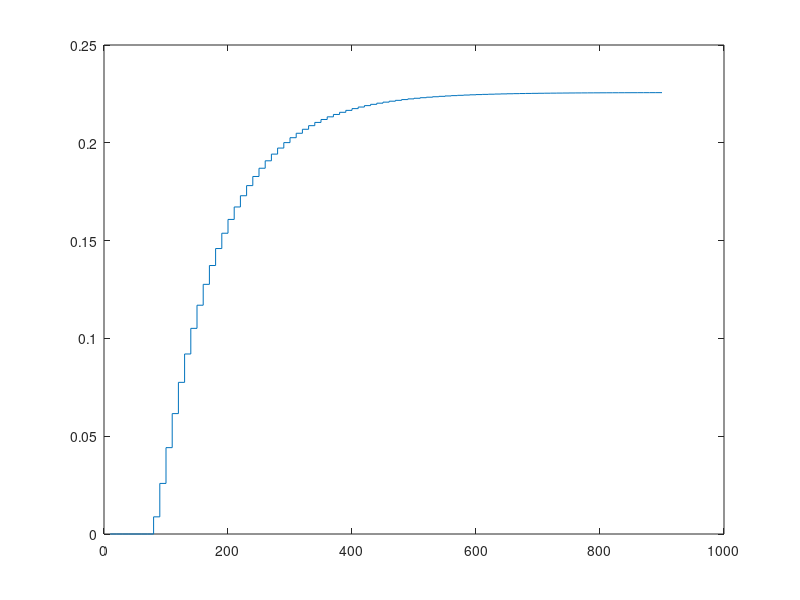

Reproduce this figure in MATLAB. (Note: this script raises an error after producing the figure.)
%%%% Regulacja DMC zaprojektowana na modelu liniowym sterująca obiektem nieliniowym
clear; clc; close all;

%% Parametry obiektu
p.A2 = 430; p.C1 = 0.85; p.a1 = 18; p.a2 = 24; p.tau = 70;
F1_0 = 55; FD_0 = 10;
h1_0 = ((F1_0 + FD_0)/p.a1)^2;
h2_0 = ((F1_0 + FD_0)/p.a2)^2;

% Folder na wykresy
folder = fullfile(fileparts(mfilename('fullpath')), 'zad1_plots');

%% Parametry regulatora DMC
Tp_reg   = 10;
D        = 60;
N        = 30;
Nu       = 5;
lambda   = 0.7;
limit_u  = [0 110];
limit_du = [-10 10];

%% Parametry do badania wpływu nastaw
lambda_lista = [0.1 0.7 2 5];
N_lista      = [10 20 30 60];
Nu_lista     = [1 2 5 10];
D_lista      = [30 45 60 90];

%% Linearyzacja w punkcie pracy
dFh1_dh1 = -p.a1/(4*p.C1*h1_0^(3/2));
dFh1_dF1 =  1/(2*p.C1*h1_0);
dFh2_dh1 =  p.a1/(2*p.A2*sqrt(h1_0));
dFh2_dh2 = -p.a2/(2*p.A2*sqrt(h2_0));

%% Dyskretyzacja
Ts   = 0.5;
Tk   = 3000;
N_sim = round(Tk/Ts);
d    = round(p.tau/Ts);
t    = (0:N_sim)*Ts;

%% Odpowiedź skokowa modelu liniowego (liczona do najdłuższego badanego D)
co = round(Tp_reg/Ts);
D_max = max([D D_lista]);
s  = zeros(D_max,1);
dh1 = 0; dh2 = 0;
for k = 1:D_max*co
    du  = double(k > d);
    dh1_new = dh1 + Ts*( dFh1_dh1*dh1 + dFh1_dF1*du );
    dh2 = dh2 + Ts*( dFh2_dh1*dh1 + dFh2_dh2*dh2 );
    dh1 = dh1_new;
    if mod(k, co) == 0
        s(k/co) = dh2;
    end
end

% Wzmocnienie statyczne modelu liniowego - sprawdzenie, czy D obejmuje stan ustalony
K_stat = (dFh1_dF1/(-dFh1_dh1)) * (dFh2_dh1/(-dFh2_dh2));
fprintf('Odpowiedź skokowa po D = %d krokach: %.2f%% wartości ustalonej\n', D, 100*s(D)/K_stat);

f = figure('Color', 'w', 'Visible', 'off');
stairs((1:D_max)*Tp_reg, s); 
hold on;
yline(K_stat, '--'); 
xline(D*Tp_reg, ':'); 
hold off;
grid on; 
ylabel('s'); 
xlabel('t [s]');
legend('Odpowiedź skokowa - model liniowy', 'wartość ustalona', sprintf('D = %d', D), 'Location', 'best');
exportgraphics(f, fullfile(folder, 'zad1_dmc_odp_skokowa.png'), 'Resolution', 300); close(f);

%% Scenariusz testowy
yzad = h2_0*ones(1,N_sim+1);
yzad(t >= 300)  = 1.5*h2_0;
yzad(t >= 1200) = 0.5*h2_0;
FDc = FD_0*ones(1,N_sim+1);
FDc(t >= 700) = 0.5*FD_0;
FDc(t >= 2000) = 1.5*FD_0;

sc.p = p; sc.yzad = yzad; sc.FD = FDc; sc.Ts = Ts; sc.co = co; sc.d = d;
sc.F1_0 = F1_0; sc.h1_0 = h1_0; sc.h2_0 = h2_0;
sc.limit_u = limit_u; sc.limit_du = limit_du;

%% Regulacja DMC obiektu nieliniowego
[ke, ku] = dmc_macierze_ke_ku(s(1:D), N, Nu, D, lambda);
[h2c, u, E] = sym_dmc(ke, ku, D, sc);
fprintf('Wskaźnik jakości regulacji DMC: %.2f\n', E);

%% Wykresy
ip = 1:co:N_sim+1;

f = figure('Color', 'w', 'Visible', 'off');
subplot(2,1,1);
stairs(t(ip), h2c(ip)); hold on;
stairs(t(ip), yzad(ip), '--'); hold off;
grid on; ylabel('h_2 [cm]');
legend('wyjście h_2','wartość zadana','Location','best');

subplot(2,1,2);
stairs(t(ip), u(ip)); 
hold on;
stairs(t(ip), FDc(ip), '--'); 
hold off;
grid on; 
ylabel('F [cm^3/s]'); 
xlabel('t [s]');
legend('sterowanie F_{1in}','zakłócenie F_D','Location','best');
exportgraphics(f, fullfile(folder, 'zad1_dmc_regulacja.png'), 'Resolution', 300); close(f);

%% Wpływ nastaw na jakość regulacji - zmiana jednego parametru
nastawy = [lambda N Nu D];
badania = {'\lambda', 'lambda', lambda_lista;
           'N',       'N',      N_lista;
           'N_u',     'Nu',     Nu_lista;
           'D',       'D',      D_lista};

for ib = 1:size(badania, 1)
    wart = badania{ib,3};
    E_b  = zeros(size(wart));
    f = figure('Color', 'w', 'Visible', 'off');
    for iw = 1:numel(wart)
        n = nastawy; n(ib) = wart(iw);       % n = [lambda N Nu D]
        [ke_b, ku_b] = dmc_macierze_ke_ku(s(1:n(4)), n(2), n(3), n(4), n(1));
        [h2b, ub, E_b(iw)] = sym_dmc(ke_b, ku_b, n(4), sc);
        subplot(2,1,1); 
        stairs(t(ip), h2b(ip)); 
        hold on;
        
        subplot(2,1,2); 
        stairs(t(ip), ub(ip));  
        hold on;
    end
    etyk = arrayfun(@(w, e) sprintf('%s = %g (E = %.1f)', badania{ib,1}, w, e), wart, E_b, 'UniformOutput', false);
    subplot(2,1,1); 
    stairs(t(ip), yzad(ip), 'k--'); 
    hold off;
    grid on; 
    ylabel('h_2 [cm]');
    legend([etyk, {'wartość zadana'}], 'Location', 'best');

    subplot(2,1,2); 
    hold off;
    grid on; 
    ylabel('F_{1in} [cm^3/s]'); 
    xlabel('t [s]');
    exportgraphics(f, fullfile(folder, sprintf('zad1_dmc_strojenie_%s.png', badania{ib,2})), 'Resolution', 300); close(f);

    fprintf('\nWpływ %s na wskaźnik jakości E:\n', badania{ib,2});
    fprintf('%10g  E = %.2f\n', [wart; E_b]);
end 

%% Macierze regulatora DMC w wersji analitycznej
function [ke, ku] = dmc_macierze_ke_ku(s, N, Nu, D, lambda)
    M = zeros(N, Nu);
    for i = 1:N
        for j = 1:min(i, Nu)
            M(i,j) = s(min(i-j+1, D));
        end
    end
    Mp = zeros(N, D-1);
    for i = 1:N
        for j = 1:D-1
            Mp(i,j) = s(min(i+j, D)) - s(j);
        end
    end
    K  = (M'*M + lambda*eye(Nu)) \ M';
    ke = sum(K(1,:));
    ku = K(1,:) * Mp;
end

% Wyznaczenie wartości sterującej w jednym kroku oraz zaktualizowanie
% wektora przechowującego zmiany wartości sterujących
function [u, dUp] = dmc_krok(yzad, y, u_prev, dUp, ke, ku, limit_u, limit_du)
    du = ke*(yzad - y) - ku*dUp;
    du = min(max(du, limit_du(1)), limit_du(2));
    u = min(max(u_prev + du, limit_u(1)), limit_u(2));
    dUp = [u - u_prev; dUp(1:end-1)];
end

% Symulacja układu regulacji DMC z obiektem nieliniowym, E - suma kwadratów
% błędów w chwilach próbkowania regulatora
function [h2, u, E] = sym_dmc(ke, ku, D, sc)
    p = sc.p;
    n = numel(sc.yzad) - 1;
    h1 = sc.h1_0*ones(1,n+1);  h2 = sc.h2_0*ones(1,n+1);
    u = sc.F1_0*ones(1,n+1);
    u_akt = sc.F1_0;
    dUp = zeros(D-1,1);

    for k = 1:n
        if mod(k-1, sc.co) == 0
            [u_akt, dUp] = dmc_krok(sc.yzad(k), h2(k), u_akt, dUp, ke, ku, sc.limit_u, sc.limit_du);
        end
        u(k) = u_akt;
        if k > sc.d
            F1 = u(k-sc.d);
        else
            F1 = sc.F1_0;
        end

        % Obiekt nieliniowy
        F2 = p.a1*sqrt(h1(k));
        F3 = p.a2*sqrt(h2(k));
        h1(k+1) = h1(k) + sc.Ts*(F1 + sc.FD(k) - F2)/(2*p.C1*h1(k));
        h2(k+1) = h2(k) + sc.Ts*(F2 - F3)/p.A2;

        h1(k+1) = max(h1(k+1), 1e-6);
        h2(k+1) = max(h2(k+1), 0);
    end
    u(end) = u(end-1);

    ip = 1:sc.co:n+1;
    E = sum((sc.yzad(ip) - h2(ip)).^2);
end
